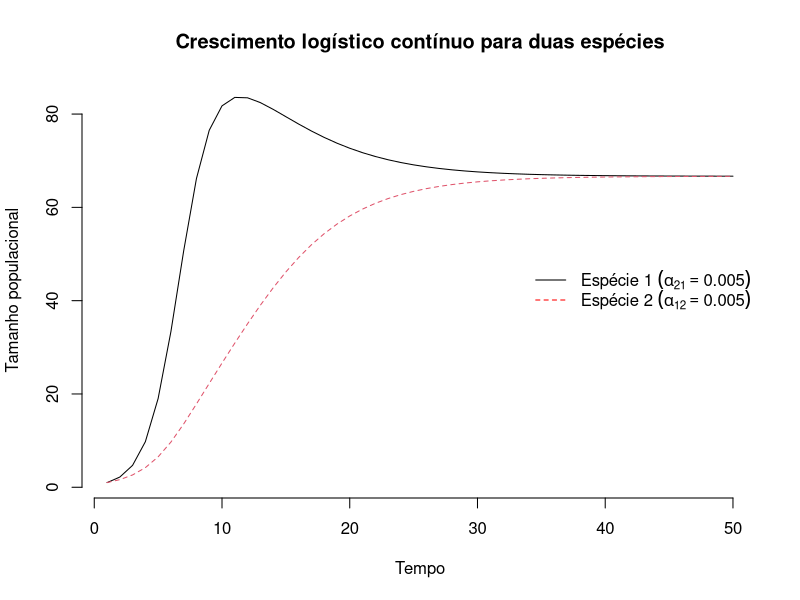
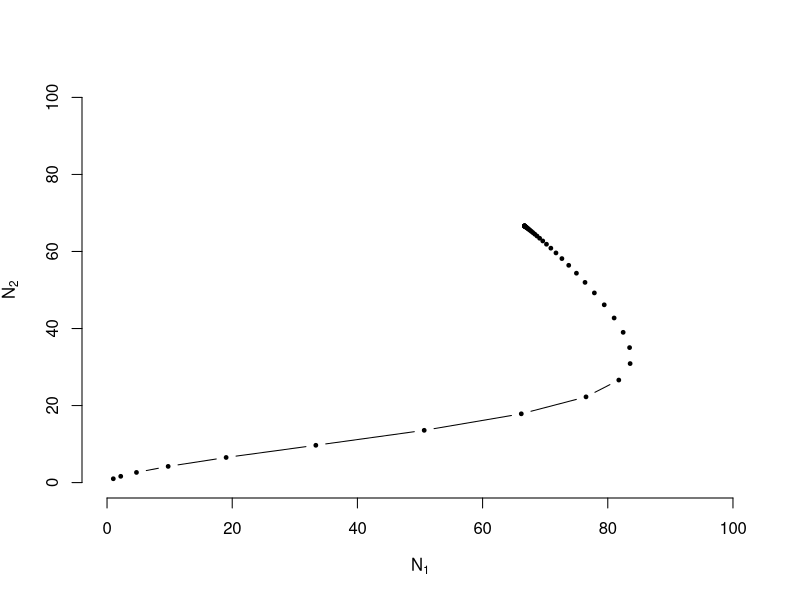
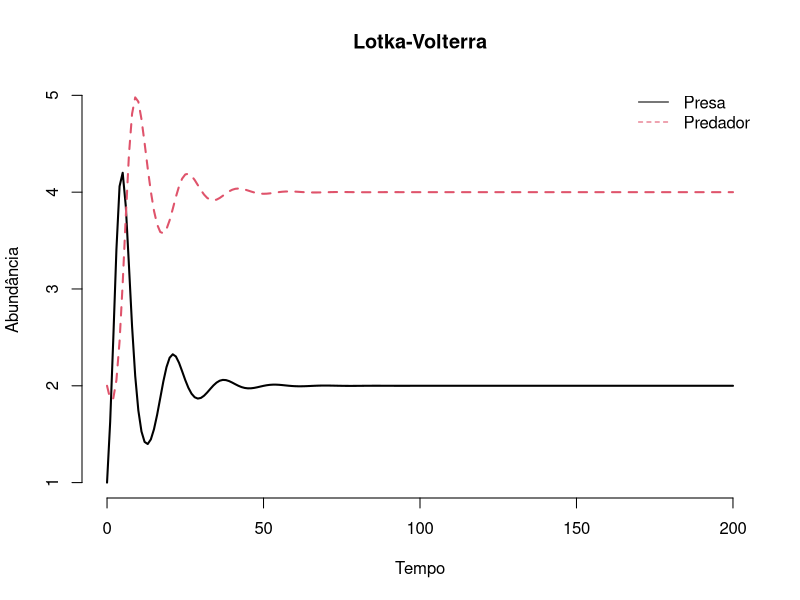
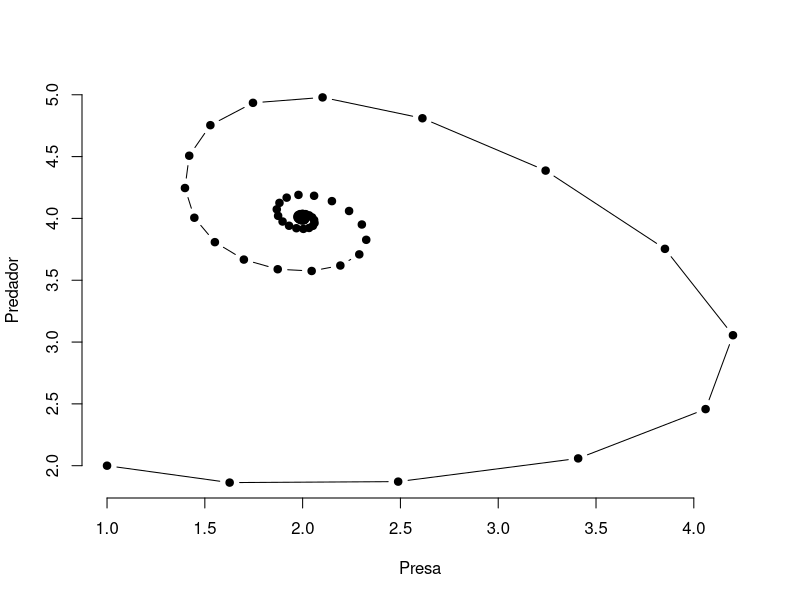
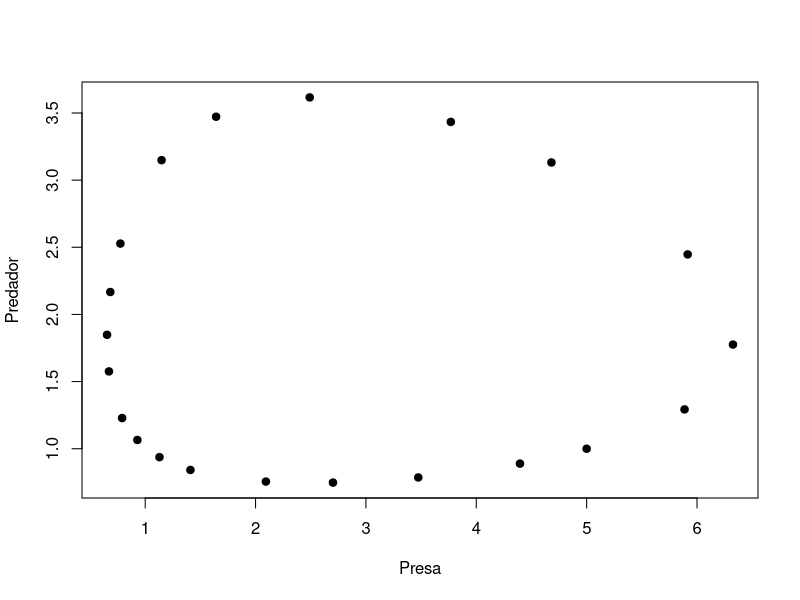
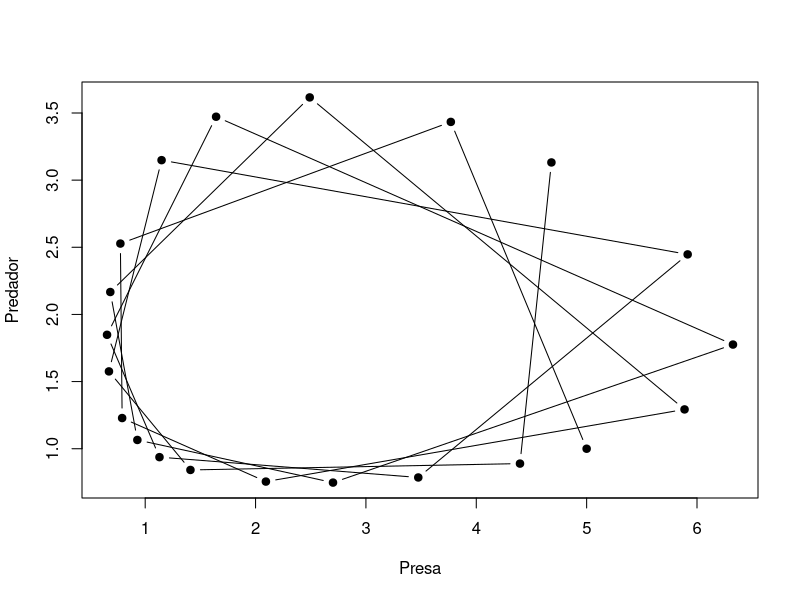
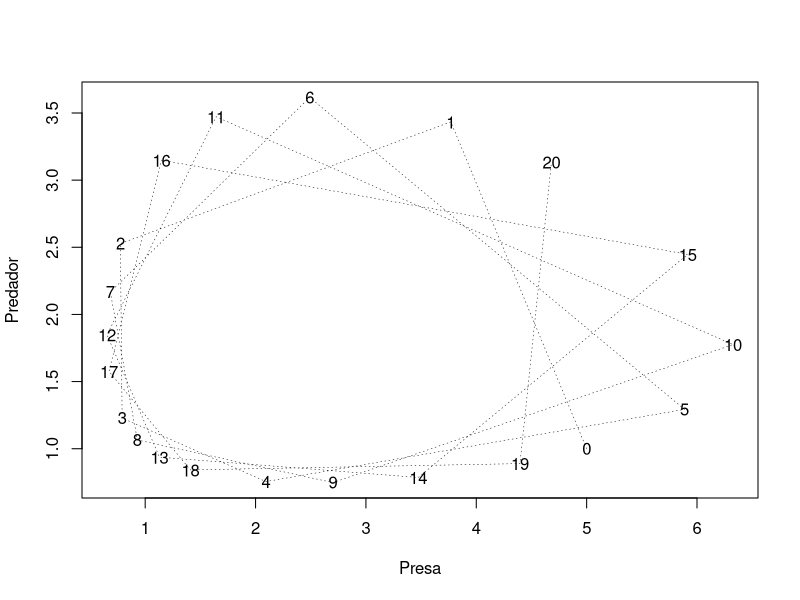
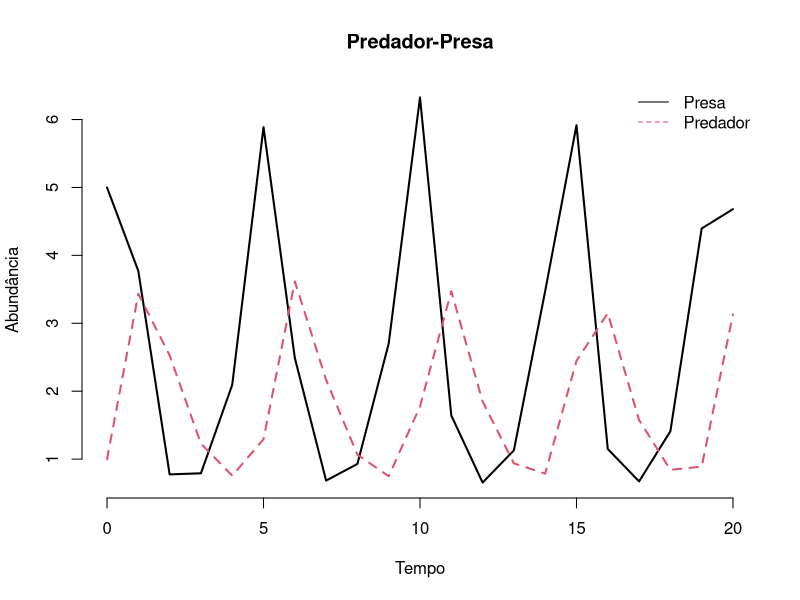

Here is the R script that generated these plots, in order:
library(deSolve)

#Modelo para crescimento continuo
lvcomp2 <- function(t, n, parms) {
  with(as.list(parms), {
    dn1dt <- r1*n[1]*(1-a11*n[1] - a12*n[2])
    dn2dt <- r2*n[2]*(1-a22*n[2] - a21*n[1])
    list(c(dn1dt, dn2dt))
  } )
}

parms <- c(r1=0.8,r2=0.5,a11=0.010,a21=0.005,a22=0.010,a12=0.005);
initialN<-c(1,1)
out<-ode(y=initialN, times=1:50, func=lvcomp2, parms=parms)

#Espécies ao longo do tempo
#figura 1
matplot(out[,1],out[,-1],type='l',xlab="Tempo",ylab="Tamanho populacional",
        frame.plot=F,main="Crescimento logístico contínuo para duas espécies")
legend("right",c(expression("Espécie 1 "*(alpha[21]==0.005)),
                expression("Espécie 2 "*(alpha[12]==0.005))),
       lty=1:2,bty='n',col=c("black","red"))

#Representação das abundancias das duas espécies num plano
#figura 2
plot(1, 1, type = "n", ylim = c(0, 100), xlim = c(0,100),frame=F,
     ylab = expression("N"[2]),xlab=expression("N"[1]))
points(out[,2],out[,3],type="b",cex=0.5,pch=19)


##########################################
#  #
##########################################
LVmod <- function(Time, State, Pars) {
  with(as.list(c(State, Pars)), {
    Ingestion    <- rIng  * Prey * Predator
    GrowthPrey   <- rGrow * Prey * (1 - Prey/K)
    MortPredator <- rMort * Predator

    dPrey        <- GrowthPrey - Ingestion
    dPredator    <- Ingestion * assEff - MortPredator

    return(list(c(dPrey, dPredator)))
  })
}

pars  <- c(rIng   = 0.2,    # /day, rate of ingestion
           rGrow  = 1.0,    # /day, growth rate of prey
           rMort  = 0.2 ,   # /day, mortality rate of predator
           assEff = 0.5,    # -, assimilation efficiency
           K      = 10)     # mmol/m3, carrying capacity

yini  <- c(Prey = 1, Predator = 2)
times <- seq(0, 200, by = 1)
out   <- ode(yini, times, LVmod, pars)

## User specified plotting
#figura 3
matplot(out[ , 1], out[ , 2:3], type = "l", xlab = "Tempo", ylab = "Abundância",
        main = "Lotka-Volterra", lwd = 2,frame=F)
legend("topright", c("Presa", "Predador"), col = 1:2, lty = 1:2,bty="n")

#figura 4
plot(out[,2],out[,3],type="b",pch=19,frame=F,xlab="Presa",ylab="Predador")


#########################################

predadorpresa <- function(Time, State, Pars) {
    with(as.list(c(State, Pars)), {
        dpresa <- presa*(alpha-beta*predador)
        dpredador <- -predador*(gamma-delta*presa)
        list(c(dpresa, dpredador))
  } )
}

pars <- c(alpha=2,beta=1.1,gamma=1,delta=0.4)
yini<-c(presa=5,predador=1)
times <- seq(0, 20, by = 1)
out   <- ode(yini, times, predadorpresa, pars)

#figura 5
plot(out[,2],out[,3],type="p",pch=19,xlab="Presa",ylab="Predador")

#figura 6
plot(out[,2],out[,3],type="b",pch=19,xlab="Presa",ylab="Predador")

#figura 7
plot(out[,2],out[,3],type="l",pch=19,lty=3,lwd=0.5,xlab="Presa",ylab="Predador")
text(out[,2],out[,3],0:20)

#figura 8
matplot(out[ , 1], out[ , 2:3], type = "l", xlab = "Tempo", ylab = "Abundância",
        main = "Predador-Presa", lwd = 2,frame=F)
legend("topright", c("Presa", "Predador"), col = 1:2, lty = 1:2,bty="n")
